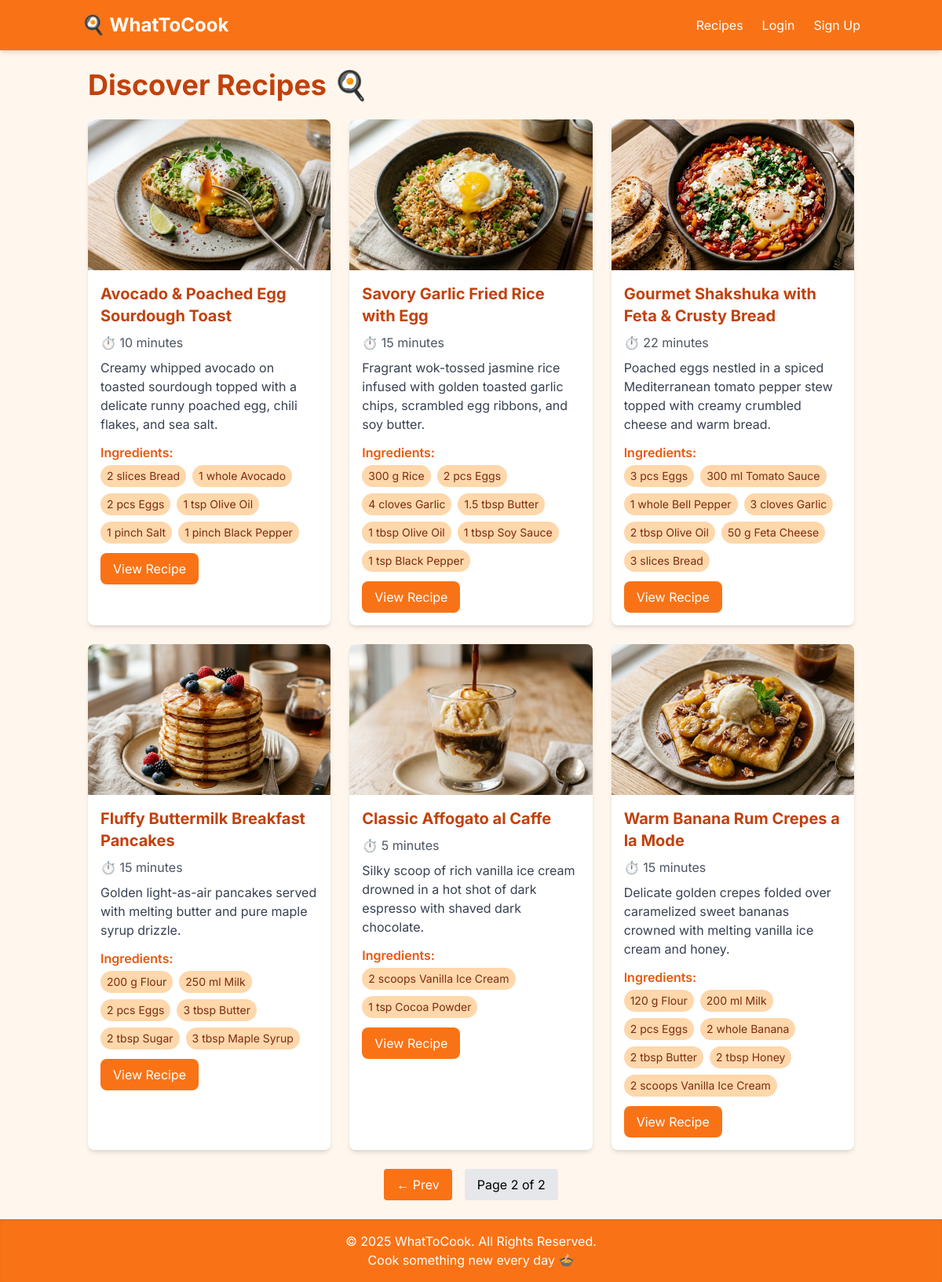
Screenshot of /legacy/?page=2 with the database file from the repository.
### GetFood/models.py (models this page shows, shortened)
class Recipe(models.Model):
    name = models.CharField(max_length=150)
    description = models.TextField(blank=True)
    cooking_time = models.IntegerField(help_text="Time in minutes", null=True, blank=True)
    instructions = models.TextField(blank=True)
    image = models.ImageField(upload_to="recipes/", blank=True, null=True)
    ingredients = models.ManyToManyField(Ingredient, through='RecipeIngredient')
    @property
    def resolved_image(self) -> str:
        from .utils import find_best_image
        if self.image and getattr(self.image, "name", ""):
            try:
                return self.image.url
            except ValueError:
                pass
        return find_best_image(self.name)

class RecipeIngredient(models.Model):
    recipe = models.ForeignKey(Recipe, on_delete=models.CASCADE)
    ingredient = models.ForeignKey(Ingredient, on_delete=models.CASCADE)
    quantity = models.CharField(max_length=100, default="to taste")
    unit = models.CharField(max_length=20, default="g")

class Ingredient(models.Model):
    name = models.CharField(max_length=100, unique=True)
    calories_per_100g = models.FloatField(null=True, blank=True)
    category = models.CharField(max_length=50, blank=True)

### GetFood/views.py (the view)
# urls.py: path("legacy/", views.index, name="index"),
def index(request):
    recipes = Recipe.objects.all()
    ingredients = Ingredient.objects.all()
    user_pantry = UserPantry.objects.first()
    page = request.GET.get("page", 1)
    paginator = Paginator(recipes, 6)
    try:
        paginated_recipes = paginator.page(page)
    except PageNotAnInteger:
        paginated_recipes = paginator.page(1)
    except EmptyPage:
        paginated_recipes = paginator.page(paginator.num_pages)
    context = {
        "recipes": paginated_recipes,
        "ingredients": ingredients,
        "user_pantry": user_pantry,
        "num_pages": paginator.num_pages,
        "current_page": paginated_recipes.number,
    }
    return render(request, "GetFood/index.html", context)

### GetFood/templates/GetFood/index.html (shortened to what this page needs)
{% extends "GetFood/layout.html" %}
{% block content %}
<h1 class="text-4xl font-bold text-orange-700 mb-6">Discover Recipes 🍳</h1>
{% if recipes %}
<div class="grid grid-cols-1 sm:grid-cols-2 lg:grid-cols-3 gap-6">
    {% for recipe in recipes %}
    <div class="bg-white rounded-lg shadow-md overflow-hidden hover:shadow-lg transition-shadow duration-300">
        <img src="{{ recipe.resolved_image }}" alt="{{ recipe.name }}" class="w-full h-48 object-cover">
        <div class="p-4">
            <h2 class="text-xl font-bold text-orange-700 mb-2">{{ recipe.name }}</h2>
            {% if recipe.cooking_time %}
            <p class="text-gray-600 mb-2">⏱️ {{ recipe.cooking_time }} minutes</p>
            {% endif %}
            <p class="text-gray-700 mb-3">{{ recipe.description|truncatewords:20 }}</p>
            <h3 class="font-semibold text-orange-600 mb-1">Ingredients:</h3>
            <ul class="flex flex-wrap gap-2 mb-3">
                {% for ri in recipe.recipeingredient_set.all %}
                <li class="px-2 py-1 bg-orange-200 rounded-full text-orange-900 text-sm">
                    {{ ri.quantity }} {{ ri.unit }} {{ ri.ingredient.name }}
                </li>
                {% endfor %}
            </ul>
            <a href="{% url 'recipe_detail' recipe.id %}" class="inline-block bg-orange-500 text-white px-4 py-2 rounded-lg hover:bg-orange-600 transition-colors">View Recipe</a>
        </div>
    </div>
    {% endfor %}
</div>
<div class="flex justify-center mt-6 gap-4">
  {% if recipes.has_previous %}
    <a href="?page={{ recipes.previous_page_number }}" class="px-4 py-2 bg-orange-500 text-white rounded hover:bg-orange-600">← Prev</a>
  {% endif %}
{% if num_pages != 1 %}
  <span class="px-4 py-2 bg-gray-200 rounded">
    Page {{ recipes.number }} of {{ recipes.paginator.num_pages }}
  </span>
{% endif %}
</div>
{% else %}
<p class="text-gray-600">No recipes found 😢. Try adding some in the admin panel!</p>
{% endif %}
{% endblock %}

### GetFood/templates/GetFood/layout.html (style rules this page uses)
body { font-family: 'Inter', sans-serif; }

### rows the page displays
Recipe: resolved_image (picture), name "Avocado & Poached Egg Sourdough Toast", cooking_time "10", description "Creamy whipped avocado on toasted sourdough topped with a delicate runny poached egg, chili flakes, and sea salt."
RecipeIngredient: quantity "2", unit "slices", ingredient.name "Bread"
RecipeIngredient: quantity "1", unit "whole", ingredient.name "Avocado"
RecipeIngredient: quantity "2", unit "pcs", ingredient.name "Eggs"
RecipeIngredient: quantity "1", unit "tsp", ingredient.name "Olive Oil"
RecipeIngredient: quantity "1", unit "pinch", ingredient.name "Salt"
RecipeIngredient: quantity "1", unit "pinch", ingredient.name "Black Pepper"
Recipe: resolved_image (picture), name "Savory Garlic Fried Rice with Egg", cooking_time "15", description "Fragrant wok-tossed jasmine rice infused with golden toasted garlic chips, scrambled egg ribbons, and soy butter."
RecipeIngredient: quantity "300", unit "g", ingredient.name "Rice"
RecipeIngredient: quantity "2", unit "pcs", ingredient.name "Eggs"
RecipeIngredient: quantity "4", unit "cloves", ingredient.name "Garlic"
RecipeIngredient: quantity "1.5", unit "tbsp", ingredient.name "Butter"
RecipeIngredient: quantity "1", unit "tbsp", ingredient.name "Olive Oil"
RecipeIngredient: quantity "1", unit "tbsp", ingredient.name "Soy Sauce"
RecipeIngredient: quantity "1", unit "tsp", ingredient.name "Black Pepper"
Recipe: resolved_image (picture), name "Gourmet Shakshuka with Feta & Crusty Bread", cooking_time "22", description "Poached eggs nestled in a spiced Mediterranean tomato pepper stew topped with creamy crumbled cheese and warm bread."
RecipeIngredient: quantity "3", unit "pcs", ingredient.name "Eggs"
RecipeIngredient: quantity "300", unit "ml", ingredient.name "Tomato Sauce"
RecipeIngredient: quantity "1", unit "whole", ingredient.name "Bell Pepper"
RecipeIngredient: quantity "3", unit "cloves", ingredient.name "Garlic"
RecipeIngredient: quantity "2", unit "tbsp", ingredient.name "Olive Oil"
RecipeIngredient: quantity "50", unit "g", ingredient.name "Feta Cheese"
RecipeIngredient: quantity "3", unit "slices", ingredient.name "Bread"
Recipe: resolved_image (picture), name "Fluffy Buttermilk Breakfast Pancakes", cooking_time "15", description "Golden light-as-air pancakes served with melting butter and pure maple syrup drizzle."
RecipeIngredient: quantity "200", unit "g", ingredient.name "Flour"
RecipeIngredient: quantity "250", unit "ml", ingredient.name "Milk"
RecipeIngredient: quantity "2", unit "pcs", ingredient.name "Eggs"
RecipeIngredient: quantity "3", unit "tbsp", ingredient.name "Butter"
RecipeIngredient: quantity "2", unit "tbsp", ingredient.name "Sugar"
RecipeIngredient: quantity "3", unit "tbsp", ingredient.name "Maple Syrup"
Recipe: resolved_image (picture), name "Classic Affogato al Caffe", cooking_time "5", description "Silky scoop of rich vanilla ice cream drowned in a hot shot of dark espresso with shaved dark chocolate."
RecipeIngredient: quantity "2", unit "scoops", ingredient.name "Vanilla Ice Cream"
RecipeIngredient: quantity "1", unit "tsp", ingredient.name "Cocoa Powder"
Recipe: resolved_image (picture), name "Warm Banana Rum Crepes a la Mode", cooking_time "15", description "Delicate golden crepes folded over caramelized sweet bananas crowned with melting vanilla ice cream and honey."
RecipeIngredient: quantity "120", unit "g", ingredient.name "Flour"
RecipeIngredient: quantity "200", unit "ml", ingredient.name "Milk"
RecipeIngredient: quantity "2", unit "pcs", ingredient.name "Eggs"
RecipeIngredient: quantity "2", unit "whole", ingredient.name "Banana"
RecipeIngredient: quantity "2", unit "tbsp", ingredient.name "Butter"
RecipeIngredient: quantity "2", unit "tbsp", ingredient.name "Honey"
RecipeIngredient: quantity "2", unit "scoops", ingredient.name "Vanilla Ice Cream"

### other values shown
{{ recipes.number }} "2"
{{ recipes.paginator.num_pages }} "2"
